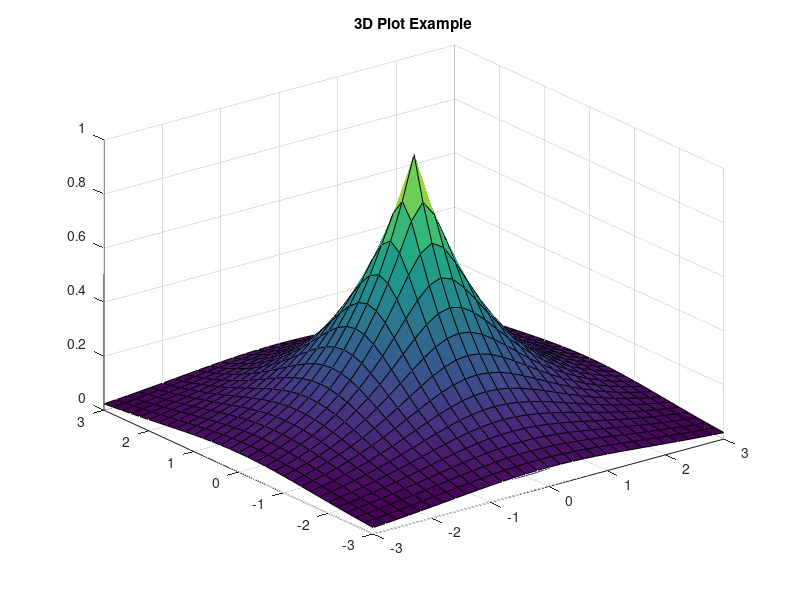

Write MATLAB code to recreate this figure.
% 3D Plot Example 
x= -3:0.2:3;
y=x;
[X, Y] =meshgrid(x,y);
z=1.8 .^(-1.5*sqrt (X.^2+Y.^2))
cos (0.5*Y).*sin(X)
surfc(X, Y, z) ;
title ('3D Plot Example')